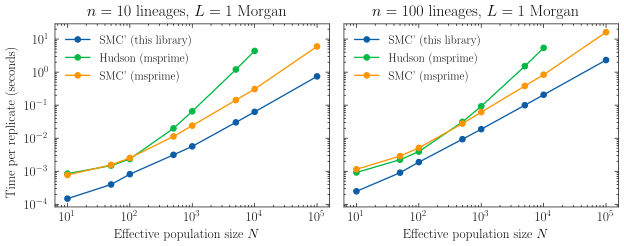

Write the Python code that produced this figure.
# /// script
# requires-python = ">=3.12"
# dependencies = [
#     "marimo",
#     "msprime>=1.3",
#     "numpy",
#     "matplotlib",
#     "SciencePlots",
# ]
# ///
# NOTE: smc_prime must be installed separately (`make dev` from repo root)

import marimo

__generated_with = "0.23.0"
app = marimo.App(width="medium")


@app.cell
def _():
    import marimo as mo
    import numpy as np
    import matplotlib.pyplot as plt
    import matplotlib
    import scienceplots
    import msprime
    import smc_prime
    from time import perf_counter

    plt.style.use("science")
    return mo, msprime, np, perf_counter, plt, smc_prime


@app.cell
def _(mo):
    mo.md(r"""
    # SMC' Benchmark: Runtime vs Population Size

    Wall-clock time per replicate for three coalescent algorithms
    across a range of effective population sizes $N_e$.
    """)
    return


@app.cell
def _(msprime, np, perf_counter, smc_prime):
    # --- Parameters ---
    Ne_values = np.array([10, 50, 100, 500, 1_000, 5_000, 10_000, 100_000])
    sample_sizes = [10, 100]
    n_reps = 20
    L = 1.0  # 1 Morgan
    r = 1.0  # recombination rate (per Morgan)
    seeds = list(range(1, n_reps + 1))

    # --- Timing helpers ---
    def time_smc_prime(Ne, n):
        t0 = perf_counter()
        for s in seeds:
            smc_prime.sim_ancestry(
                population_size=float(Ne),
                num_samples=n,
                sequence_length=L,
                recombination_rate=r,
                random_seed=s,
            )
        return (perf_counter() - t0) / n_reps

    def time_msprime(Ne, n, model):
        t0 = perf_counter()
        for s in seeds:
            msprime.sim_ancestry(
                samples=n,
                ploidy=1,
                population_size=Ne,
                model=model,
                sequence_length=L/1e-8,
                recombination_rate=1e-8,
                random_seed=s,
            )
        return (perf_counter() - t0) / n_reps

    # --- Run benchmarks ---
    # Max Ne cutoff per algorithm (hudson is O(N) so cap it)
    max_Ne = {
        "smc_prime (Rust)": np.inf,
        "msprime hudson": 10_000,
        "msprime smc_prime": np.inf,
    }
    algorithms = {
        "smc_prime (Rust)": lambda Ne, n: time_smc_prime(Ne, n),
        "msprime hudson": lambda Ne, n: time_msprime(Ne, n, "hudson"),
        "msprime smc_prime": lambda Ne, n: time_msprime(Ne, n, msprime.SMCK(k=1)),
    }

    results = {}  # (algo, n) -> (Ne_arr, times_arr)
    for algo_name, fn in algorithms.items():
        _ne_subset = Ne_values[Ne_values <= max_Ne[algo_name]]
        for n in sample_sizes:
            key = (algo_name, n)
            times = []
            for Ne in _ne_subset:
                times.append(fn(Ne, n))
                print(f"{algo_name}  n={n}  Ne={Ne}  {times[-1]*1000:.1f} ms/rep")
            results[key] = (_ne_subset, np.array(times))
    return L, algorithms, results, sample_sizes


@app.cell
def _(L, algorithms, plt, results, sample_sizes):
    # --- Plot ---
    colors = {
        "smc_prime (Rust)": "C0",
        "msprime hudson": "C1",
        "msprime smc_prime": "C2",
    }

    labels = {
        "smc_prime (Rust)": "SMC' (this library)",
        "msprime hudson": "Hudson (msprime)",
        "msprime smc_prime": "SMC' (msprime)",
    }

    plt.rc("figure", autolayout=True)
    ONE_MM = 1 / 25.4  # Convert mm to inches
    fig, axes = plt.subplots(1, 2, figsize=(85 * ONE_MM * 2, 70 * ONE_MM), sharey=True)

    for i, _n in enumerate(sample_sizes):
        ax = axes[i]
        for _algo_name in algorithms:
            _ne, _t = results[(_algo_name, _n)]
            ax.plot(
                _ne,
                _t,
                color=colors[_algo_name],
                marker="o",
                markersize=4,
                label=labels[_algo_name],
            )

        ax.set_xscale("log")
        ax.set_yscale("log")
        ax.set_xlabel(r"Effective population size $N$")
        ax.set_title(rf"$n={_n}$ lineages, $L={L:.0f}$ Morgan")
        if i == 0:
            ax.set_ylabel("Time per replicate (seconds)")
        ax.legend(fontsize=9)

    plt.tight_layout()
    plt.savefig("docs/benchmark_plot.svg", dpi=200)
    fig
    return


if __name__ == "__main__":
    app.run()
